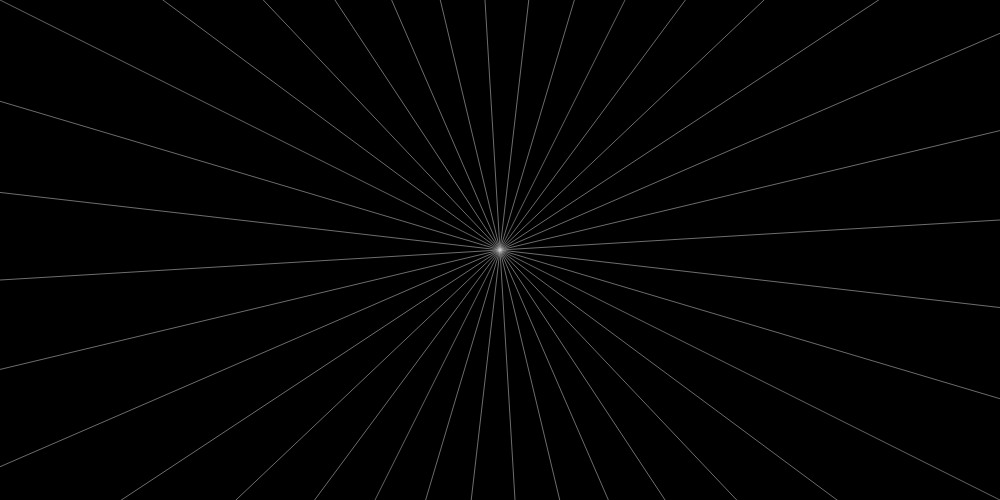
Frame 1 (no input)
Frame 60 (no input): identical to frame 1, image omitted
Frame 120 (the mouse pressed at the canvas centre since frame 60): identical to frame 1, image omitted

The p5.js sketch that drew this single still picture (run headless with seeded random() and noise() and a simulated clock; from frame 60 on, the mouse is pressed at the canvas centre):

// p5.js sketch
// ── sketch.js
var WIDTH = 1000,
  HEIGHT = 500;
var number_parts = 36;
var drawing = [];

function setup() {
  createCanvas(WIDTH, HEIGHT);
  background(0);
  parts_header = createElement('h4', 'No of parts');
  // parts_slider = createSlider(4,72,36);
  parts_radio = createRadio();
  parts_radio.option('4', 4);
  parts_radio.option('8', 8);
  parts_radio.option('36', 36);
  parts_radio.option('72', 72);
  thickness_header = createElement('h4', 'Stroke Thickness');
  thickness_slider = createSlider(1, 10, 2);
  hue_header = createElement('h4', 'Stroke Hue');
  hue_slider = createSlider(1, 360, 0);
  draw_radial();
  colorMode(HSB);

}

function draw() {
  number_parts = parts_radio.value();
}

function draw_radial() {

  translate(WIDTH / 2, HEIGHT / 2);
  strokeWeight(0.5);
  for (var i = 0; i < number_parts; i++) {
    angleMode(DEGREES);
    rotate(360 / number_parts);
    stroke(200);
    line(0, 0, WIDTH / 2, HEIGHT / 2);
  }
}

function mouseDragged() {
  console.log('drag');
  if (mouseX < WIDTH && mouseY < HEIGHT) {

    translate(WIDTH / 2, HEIGHT / 2);
    colorMode(HSB);
    for (var i = 0; i < number_parts; i++) {
      angleMode(DEGREES);
      rotate(360 / number_parts);
      stroke(hue_slider.value(), 60, 80);
      strokeWeight(thickness_slider.value());
      line(pmouseX - WIDTH / 2, pmouseY - HEIGHT / 2, mouseX - WIDTH / 2, pmouseY - HEIGHT / 2);
      line(pmouseX - WIDTH / 2, mouseY - HEIGHT / 2, mouseX - WIDTH / 2, mouseY - HEIGHT / 2);
      line(pmouseX - WIDTH / 2, HEIGHT - pmouseY - HEIGHT / 2, mouseX - WIDTH / 2, HEIGHT - pmouseY - HEIGHT / 2);
      line(pmouseX - WIDTH / 2, HEIGHT - mouseY - HEIGHT / 2, mouseX - WIDTH / 2, HEIGHT - mouseY - HEIGHT / 2);
    }
    if (mouseX > pmouseX) {
      for (var i = 0; i < (mouseX - pmouseX); i++) {
        drawing.push('a');
      }
    } else if (mouseX < pmouseX) {
      for (var i = 0; i < (pmouseX - mouseX); i++) {
        drawing.push('b');
      }
    }
    if (mouseY > pmouseY) {
      for (var i = 0; i < (mouseY - pmouseY); i++) {
        drawing.push('c');
      }
    } else if (mouseY < pmouseY) {
      for (var i = 0; i < (pmouseY - mouseY); i++) {
        drawing.push('d');
      }
    }
    
  }

}


function mousePressed() {
  drawing.push('e');
}

function mouseReleased() {
  drawing.push('f');
}

function mouseMoved() {
  if (mouseX > pmouseX) {
      for (var i = 0; i < (mouseX - pmouseX); i++) {
        drawing.push('a');
      }
    } else if (mouseX < pmouseX) {
      for (var i = 0; i < (pmouseX - mouseX); i++) {
        drawing.push('b');
      }
    }
    if (mouseY > pmouseY) {
      for (var i = 0; i < (mouseY - pmouseY); i++) {
        drawing.push('c');
      }
    } else if (mouseY < pmouseY) {
      for (var i = 0; i < (pmouseY - mouseY); i++) {
        drawing.push('d');
      }
    }
}
function keyPressed() {
  if (keyCode === LEFT_ARROW) {
    print(drawing);
  }

  if (keyCode === RIGHT_ARROW) {
    // print(mouse_array);
  }
}
